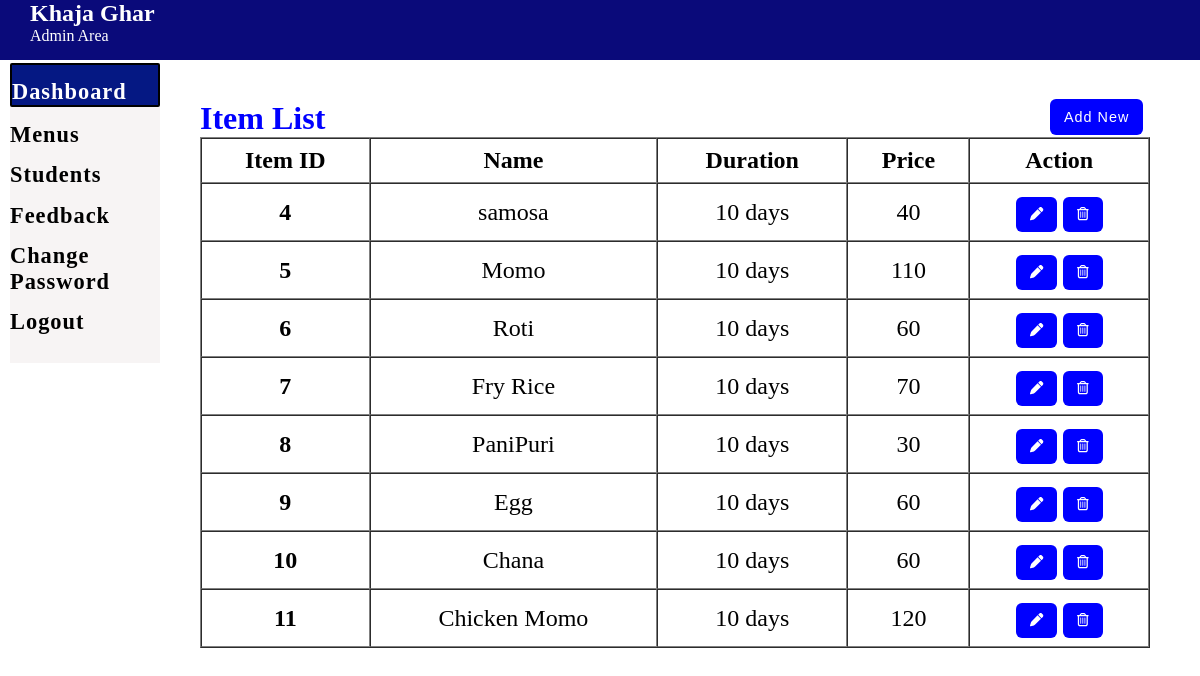
The app's page /admin_Dash/menus.php (signed in), older data.
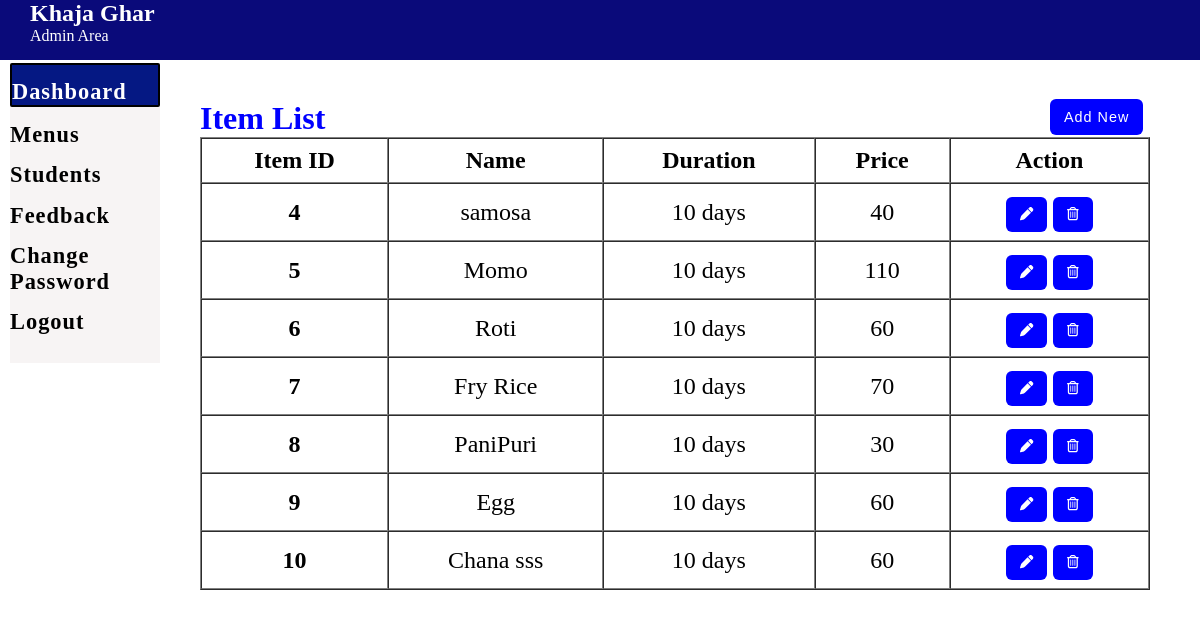
The same page, newer data.
### tables this page shows
CREATE TABLE `item` (
  `item_id` int(11) NOT NULL,
  `item_name` varchar(240) DEFAULT NULL,
  `item_price` int(100) DEFAULT NULL,
  `item_duration` varchar(240) DEFAULT NULL,
  `item_img` text DEFAULT NULL
);

### admin_Dash/menus.php (the view, shortened to what this page needs)
<?php  include("nav_bar.php")?>
<section style="position:absolute; left:200px; top: 100px;">
    <div>
        <h1 style="color: blue; font-size: 2rem;">Item List</h1>
        <button style="margin-left:850px; position: absolute; top: -6px; font-size: .9rem;" class="btn"><a style="text-decoration: none; color:white;" href="add_item.php">Add New</a></button>
        <?php
     include('../php/partials/dbconnect.php');
      $sql = "SELECT * FROM item";
      $result = $conn->query($sql);
      if($result->num_rows > 0){
       echo '<table class="mytable" width="950" border="1" cellspacing="0">
       <thead>
        <tr>
         <th>Item ID</th>
         <th>Name</th>
         <th>Duration</th>
         <th>Price</th>
         <th>Action</th>
        </tr>
       </thead>
       <tbody>';
        while($row = $result->fetch_assoc()){
          echo '<tr>';
          echo '<th scope="row">'.$row["item_id"].'</th>';
          echo '<td>'. $row["item_name"].'</td>';
          echo '<td>'.$row["item_duration"].'</td>';
          echo '<td>'.$row["item_price"].'</td>';
          echo '<td><form action="edit_item.php" method="POST" style="display: inline;"> <input type="hidden" name="id" value='. $row["item_id"] .'><button type="submit" class="btn btn-info mr-3" name="view" value="View"><i class="fas fa-pen"></i></button></form>
          <form action="" method="POST" style="display: inline;" ><input type="hidden" name="id" value='. $row["item_id"] .'><button type="submit" class="btn btn-secondary" name="delete" value="Delete"><i class="far fa-trash-alt"></i></button></form></td>
         </tr>';
        }
        echo '</tbody>
        </table>';
      } else {
        echo "0 Result";
      }
     ?>
    </div>
<?php  include("footer.php")?>

Row changes from the older to the newer data that the page shows:
removed item: item_id "11", item_name "Chicken Momo", item_duration "10 days", item_price "120"
changed item id 10: item_name "Chana" → "Chana sss"
